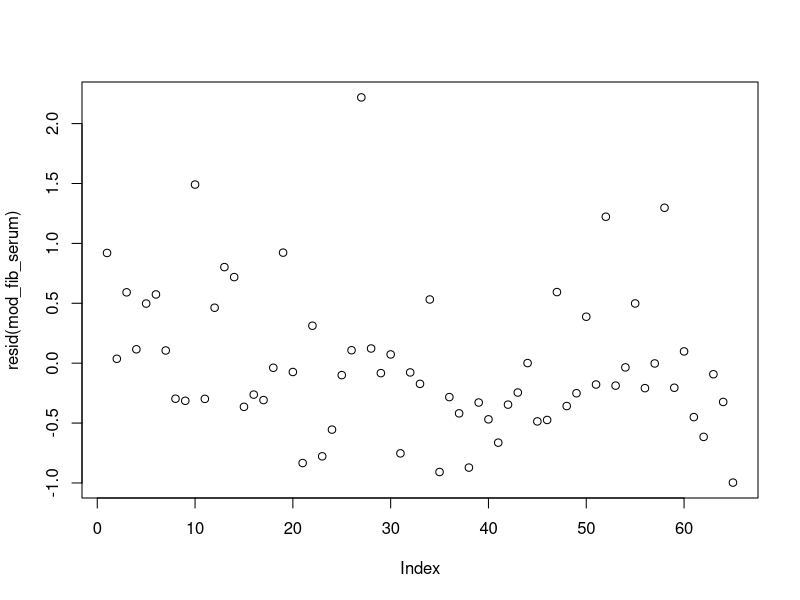
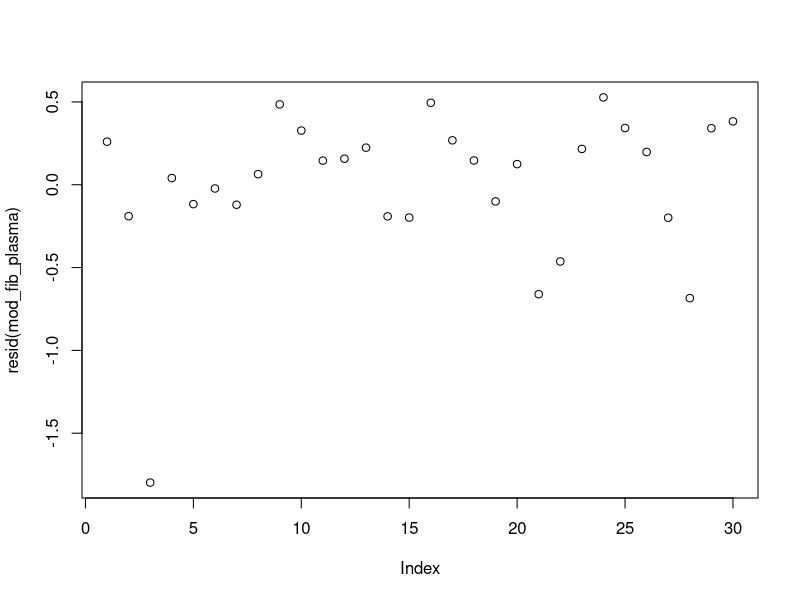
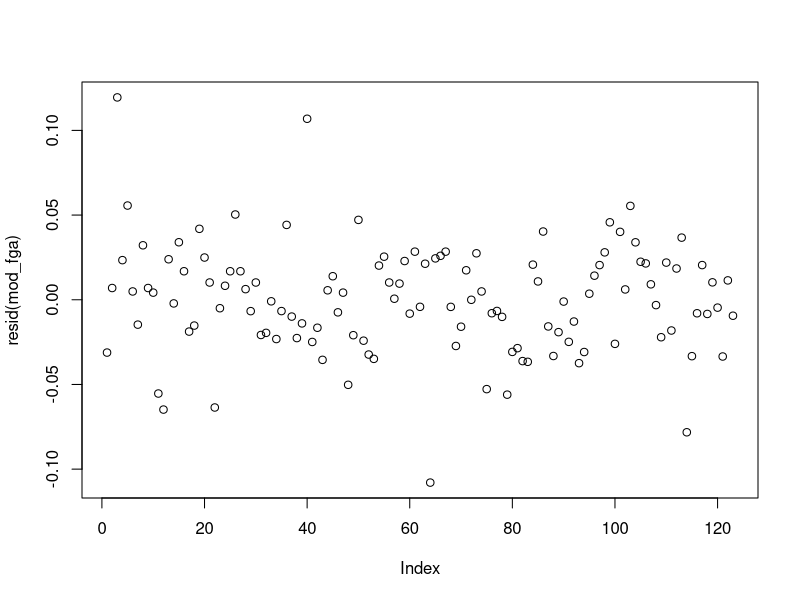
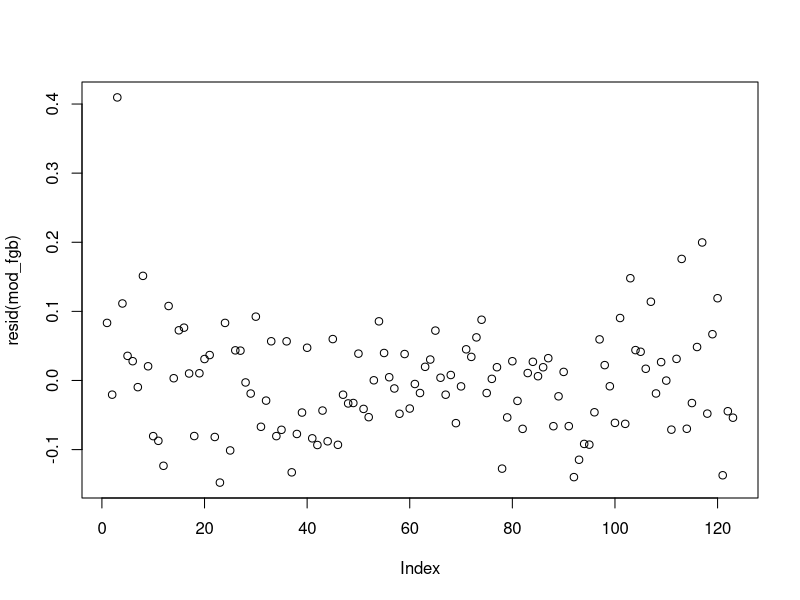
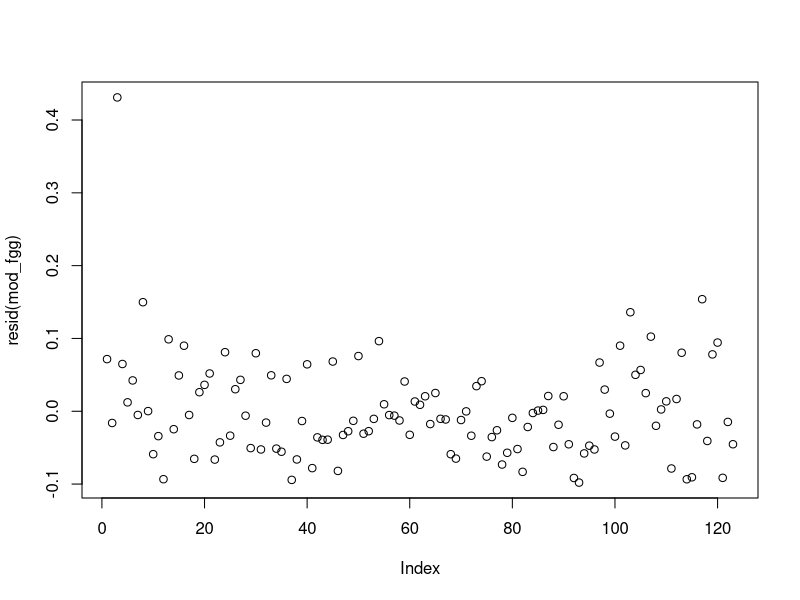
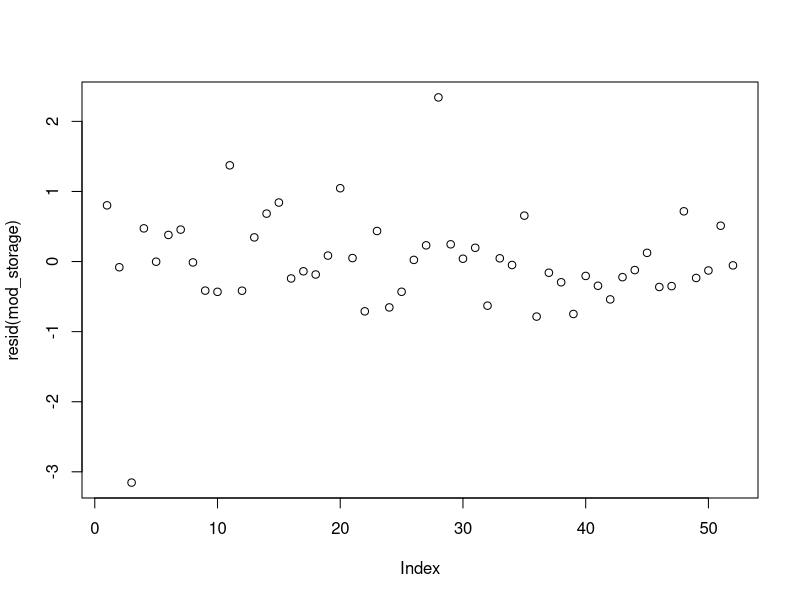

Recreate these plots in R, in order.

# load libraries ---------------------------------------------------------------
library(tidyverse)


# load data --------------------------------------------------------------------
fib <- read.csv("data/fib.csv", header = TRUE)
storage <- read.csv("data/storage.csv", header = TRUE)


# divvy data -------------------------------------------------------------------
fib_serum <- fib %>% filter(variable == "fib_serum")
fib_plasma <- fib %>% filter(variable == "fib_plasma")
fga <- fib %>% filter(variable == "fga")
fgb <- fib %>% filter(variable == "fgb")
fgg <- fib %>% filter(variable == "fgg")


# fit models -------------------------------------------------------------------
# mod_fib_serum ----------------------------------------------------------------
mod_fib_serum <- lm(
  log(value) ~ 
    treatment,
  fib_serum
)
summary(mod_fib_serum)
plot(resid(mod_fib_serum))


# mod_fib_plasma ---------------------------------------------------------------
mod_fib_plasma <- lm(
  log(value) ~ 
    treatment,
  fib_plasma
)
summary(mod_fib_plasma)
plot(resid(mod_fib_plasma))


# mod_fga ----------------------------------------------------------------------
mod_fga <- lm(
  log(value) ~ 
    treatment,
  fga
)
summary(mod_fga)
plot(resid(mod_fga))


# mod_fgb ----------------------------------------------------------------------
mod_fgb <- lm(
  log(value) ~ 
    treatment,
  fgb
)
summary(mod_fgb)
plot(resid(mod_fgb))


# mod_fgg ----------------------------------------------------------------------
mod_fgg <- lm(
  log(value) ~ 
    treatment,
  fgg
)
summary(mod_fgg)
plot(resid(mod_fgg))


# mod_storage ----------------------------------------------------------------
mod_storage <- lm(
  log(value) ~ 
    treatment,
  storage
)
summary(mod_storage)
plot(resid(mod_storage))
